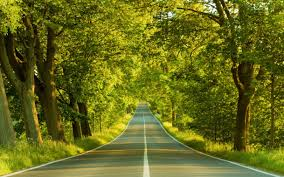
#> input picture image_pemandangan.jpeg, 284 x 177 px, found by its file name
$ python brightness.py
#> lines starting #> are read from the running program, lines starting #| are printed output that depends on the picture
#> further down, image is the input picture: shape (177, 284, 3); mean R, G, B 102.9, 106.6, 28.7
import matplotlib.pyplot as plt
import numpy as np
import imageio as image

def brightness(image, factor):
#> called with factor = 50
    img_bright = image.astype(np.float32)
    img_bright += factor
    img_bright = np.clip(img_bright, 0, 255)
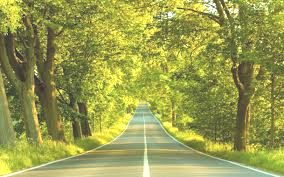
#> img_bright: shape (177, 284, 3) float32; mean R, G, B 152.6, 156.3, 78.7
    return img_bright.astype(np.uint8)

image_path = 'D://aldisetiawan//Semester 5//Pengolahan Citra Digital//image_pemandangan.jpeg'
image = image.imread(image_path)

img_bright = brightness(image, 50)

plt.figure(figsize=(10,10))
plt.subplot(1,2,1)
plt.imshow(image)

plt.subplot(1,2,2)
plt.imshow(img_bright)

plt.show()
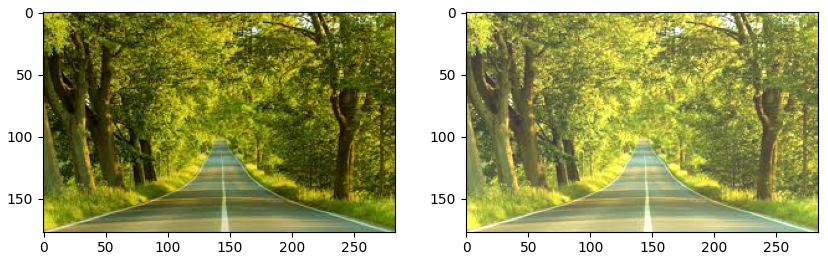
#> figure drawn by matplotlib, 2 panels

$ run again, with daun_pepaya.jpeg copied over image_pemandangan.jpeg
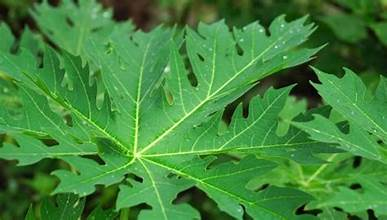
#> input picture daun_pepaya.jpeg, 387 x 220 px, found by its file name
#> image is the input picture: shape (220, 387, 3); mean R, G, B 66.3, 134.8, 59.5
#> in brightness, `img_bright = np.clip(img_bright, 0, 255)`:
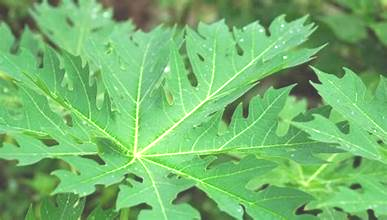
#> img_bright: shape (220, 387, 3) float32; mean R, G, B 116.3, 184.3, 109.5
#> `plt.show()`:
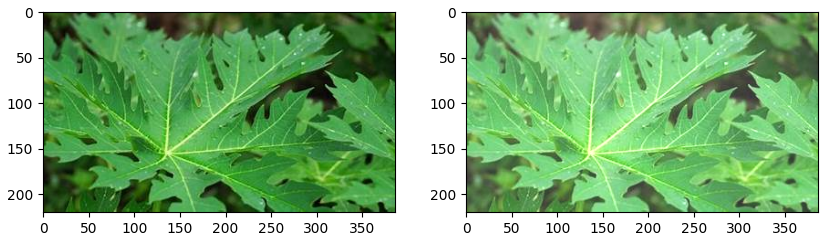
#> figure drawn by matplotlib, 2 panels
